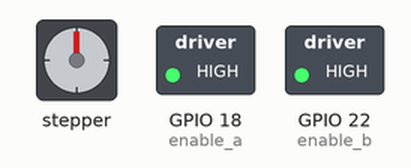
Simulated run of this program. Board: Raspberry Pi (BCM pin numbers). Shown: stepper motor, switched loads named in the program (green lamp = pin HIGH). The stepper is drawn at 2048 steps a turn; pins used as bus, display or sensor lines are not drawn; what the program prints to the terminal is not drawn. At 20.0 s the program stops and its outputs stay as they are.

Above: at 0.1 s.
Timing chart, 0 to 20.8 s (numbered marks = the images above):
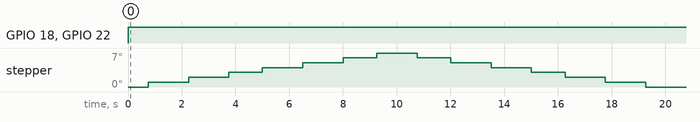

Measured:
- by itself, GPIO 18 (enable_a), GPIO 22 (enable_b): LOW → HIGH at 0.00 s

The program:

stepper1.py
```python
import RPi.GPIO as GPIO
import time

# Variables

delay = 0.25
steps = 10

GPIO.setmode(GPIO.BCM)
GPIO.setwarnings(False)

# Enable GPIO pins for  ENA and ENB for stepper

enable_a = 18
enable_b = 22

# Enable pins for IN1-4 to control step sequence

coil_A_1_pin = 23
coil_A_2_pin = 24
coil_B_1_pin = 4
coil_B_2_pin = 17

# Set pin states

GPIO.setup(enable_a, GPIO.OUT)
GPIO.setup(enable_b, GPIO.OUT)
GPIO.setup(coil_A_1_pin, GPIO.OUT)
GPIO.setup(coil_A_2_pin, GPIO.OUT)
GPIO.setup(coil_B_1_pin, GPIO.OUT)
GPIO.setup(coil_B_2_pin, GPIO.OUT)

# Set ENA and ENB to high to enable stepper

GPIO.output(enable_a, True)
GPIO.output(enable_b, True)

# Function for step sequence

def setStep(w1, w2, w3, w4):
  GPIO.output(coil_A_1_pin, w1)
  GPIO.output(coil_A_2_pin, w2)
  GPIO.output(coil_B_1_pin, w3)
  GPIO.output(coil_B_2_pin, w4)

# loop through step sequence based on number of steps

print 'forward\n'
for i in range(0, steps):
  setStep(1,0,1,0)
  print (1,0,1,0)
  time.sleep(delay)
  setStep(0,1,1,0)
  print (0,1,1,0)
  time.sleep(delay)
  setStep(0,1,0,1)
  print (0,1,0,1)
  time.sleep(delay)
  setStep(1,0,0,1)
  print (1,0,0,1)
  time.sleep(delay)

# Reverse previous step sequence to reverse motor direction
print 'reverse\n'
for i in range(0, steps):
  setStep(1,0,0,1)
  print (1,0,0,1)
  time.sleep(delay)
  setStep(0,1,0,1)
  print (0,1,0,1)
  time.sleep(delay)
  setStep(0,1,1,0)
  print (0,1,1,0)
  time.sleep(delay)
  setStep(1,0,1,0)
  print (1,0,1,0)
  time.sleep(delay)
```
